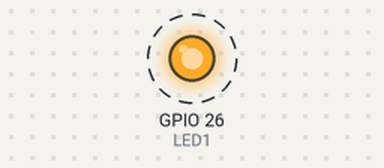
The program below on a simulated Raspberry Pi (BCM pin numbers). Parts: output pins drawn as LEDs (lit = HIGH). Dashed ring = blinking.

Above: at 0.5 s.
Timing chart, 0 to 4.6 s (numbered marks = the images above):
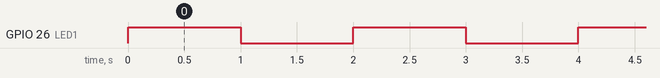

The program:

LED_on-off.py
```python
import RPi.GPIO as GPIO
import time

LED1=26

GPIO.setwarnings(False)
GPIO.setmode(GPIO.BCM)
GPIO.setup(LED1,GPIO.OUT)
try:
    while True:
        GPIO.output(LED1,GPIO.HIGH)
        time.sleep(1.0)
        GPIO.output(LED1,GPIO.LOW)
        time.sleep(1.0)
except KeyboardInterrupt:
    pass
GPIO.cleanup()
```

Measured:
- by itself, GPIO 26 (LED1): alternates HIGH for 1.0 s and LOW for 1.0 s
